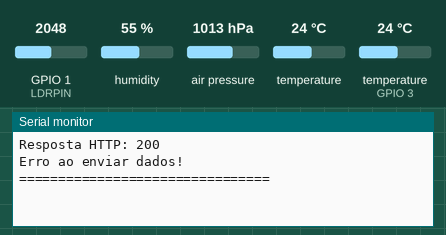
Recording of a sketch running on a simulated ESP32. Parts: the last lines printed to the serial monitor. The test bench sets the inputs (shaded band); at power-on: humidity 55 %, air pressure 1013 hPa, GPIO 1 (LDRPIN) = 2048, temperature 24 °C, temperature (sensor on GPIO 3) 24 °C. WiFi joins after 1.5 s; servers stay silent unless stated; uploads are accepted with an empty reply.

Above: at 5.7 s.
5.8 s: humidity set to 22 %
7.3 s: air pressure set to 952 hPa
8.8 s: GPIO 1 (LDRPIN) set to 2866
At 10.12 s:
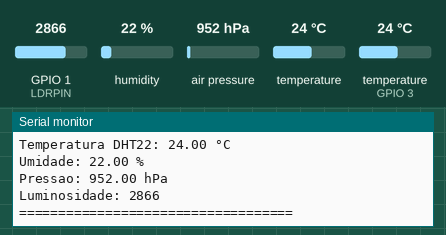
10.3 s: temperature (sensor 0) set to 12 °C
At 10.3 s:
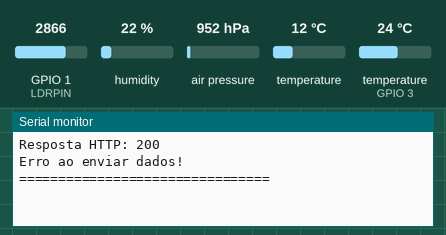
11.8 s: temperature (sensor on GPIO 3) set to 12 °C
13.3 s: GPIO 1 (LDRPIN) set to 3972
At 15.45 s:
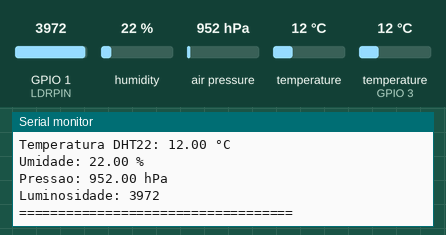

The sketch:

codigo_esp32.ino.ino
```cpp
#include <WiFi.h>
#include <HTTPClient.h>
#include <Wire.h>
#include <Adafruit_BMP280.h>
#include "DHT.h"

// ======================================================
// WIFI
// ======================================================

const char* ssid = "SEU_WIFI";
const char* password = "SUA_SENHA";

// ======================================================
// INFLUXDB
// ======================================================

const char* influxUrl =
"SEU_URL";

const char* token =
"SEU_TOKEN";

// ======================================================
// SENSORES
// ======================================================

// ----- DHT22 -----
#define DHTPIN 3
#define DHTTYPE DHT22

DHT dht(DHTPIN, DHTTYPE);

// ----- LDR -----
#define LDRPIN 1

// ----- BMP280 -----
Adafruit_BMP280 bmp;

// ======================================================
// SETUP
// ======================================================

void setup() {

  Serial.begin(115200);

  delay(3000);

  Serial.println("=================================");
  Serial.println("INICIANDO SISTEMA");
  Serial.println("=================================");

  // ==================================================
  // WIFI
  // ==================================================

  WiFi.begin(ssid, password);

  Serial.print("Conectando no WiFi");

  while (WiFi.status() != WL_CONNECTED) {
    delay(500);
    Serial.print(".");
  }

  Serial.println();
  Serial.println("WiFi conectado!");
  Serial.print("IP: ");
  Serial.println(WiFi.localIP());

  // ==================================================
  // DHT22
  // ==================================================

  dht.begin();

  Serial.println("DHT22 iniciado!");

  // ==================================================
  // BMP280
  // ==================================================

  // SDA = GPIO 4
  // SCL = GPIO 5

  Wire.begin(8, 9);

  if (!bmp.begin(0x76)) {

    if (!bmp.begin(0x77)) {

      Serial.println("BMP280 NAO ENCONTRADO!");

      while (1);
    }
  }

  Serial.println("BMP280 iniciado!");

  // ==================================================
  // LDR
  // ==================================================

  pinMode(LDRPIN, INPUT);

  Serial.println("LDR iniciado!");

  Serial.println("=================================");
  Serial.println("SISTEMA PRONTO");
  Serial.println("=================================");
}

// ======================================================
// LEITURA LDR
// ======================================================

int lerLuminosidade() {

  int soma = 0;

  for (int i = 0; i < 10; i++) {

    soma += analogRead(LDRPIN);

    delay(10);
  }

  return soma / 10;
}

// ======================================================
// LOOP
// ======================================================

void loop() {

  // ================================================
  // VERIFICA WIFI
  // ================================================

  if (WiFi.status() != WL_CONNECTED) {

    Serial.println("WiFi desconectado!");

    WiFi.begin(ssid, password);

    while (WiFi.status() != WL_CONNECTED) {
      delay(500);
      Serial.print(".");
    }

    Serial.println();
    Serial.println("WiFi reconectado!");
  }

  // ================================================
  // DHT22
  // ================================================

  float umidade = dht.readHumidity();

  float temperaturaDHT = dht.readTemperature();

  // ================================================
  // BMP280
  // ================================================

  float temperaturaBMP = bmp.readTemperature();

  float pressao = bmp.readPressure() / 100.0;

  // ================================================
  // LDR
  // ================================================

  int luminosidade = lerLuminosidade();

  // ================================================
  // SERIAL MONITOR
  // ================================================

  Serial.println();
  Serial.println("============== DADOS ==============");

  // ----- DHT22 -----

  if (isnan(umidade) || isnan(temperaturaDHT)) {

    Serial.println("Erro ao ler DHT22");

  } else {

    Serial.print("Temperatura DHT22: ");
    Serial.print(temperaturaDHT);
    Serial.println(" °C");

    Serial.print("Umidade: ");
    Serial.print(umidade);
    Serial.println(" %");
  }

  // ----- BMP280 -----


  Serial.print("Pressao: ");
  Serial.print(pressao);
  Serial.println(" hPa");

  // ----- LDR -----

  Serial.print("Luminosidade: ");
  Serial.println(luminosidade);

  Serial.println("===================================");

  // ================================================
  // ENVIO PARA INFLUXDB
  // ================================================

  if (WiFi.status() == WL_CONNECTED) {

    String data = "clima,local=sala ";

    data += "temperatura_dht=" + String(temperaturaDHT);

    data += ",umidade=" + String(umidade);

    data += ",temperatura_bmp=" + String(temperaturaBMP);

    data += ",pressao=" + String(pressao);

    data += ",luminosidade=" + String(luminosidade);

    HTTPClient http;

    http.begin(influxUrl);

    http.addHeader("Authorization", "Token " + String(token));

    http.addHeader("Content-Type", "text/plain");

    int httpResponseCode = http.POST(data);

    Serial.println();
    Serial.println("=========== INFLUXDB ===========");

    Serial.print("Enviado: ");
    Serial.println(data);

    Serial.print("Resposta HTTP: ");
    Serial.println(httpResponseCode);

    if (httpResponseCode == 204) {

      Serial.println("Dados enviados com sucesso!");

    } else {

      Serial.println("Erro ao enviar dados!");
    }

    Serial.println("================================");

    http.end();
  }

  // ================================================
  // ESPERA
  // ================================================

  delay(5000);
}
```

Measured:
- after the input at 8.8 s, the serial monitor: prints a new line after 1.2 s (image 1)
- after the input at 13.3 s, the serial monitor: prints a new line after 2.0 s (image 3)
